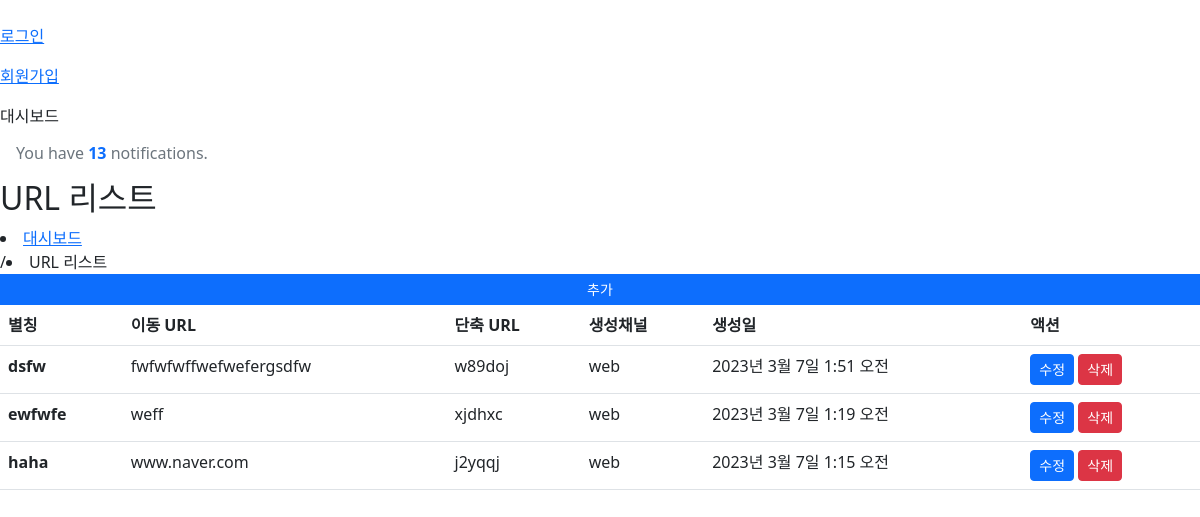
The page /urls/ on the database its author committed.
### shortener/models.py (models this page shows)
class ShortenerUrls(models.Model):
    class UrlCreatedVia(models.TextChoices): # class for creating enumerating text choices
        WEBSITE = "web"
        TELEGRAM = "telegram"
    def rand_string():
        str_pool = string.digits + string.ascii_letters
        return ("".join([random.choice(str_pool) for _ in range(6)]).lower())
    nick_name = models.CharField(max_length=100)
    created_by = models.ForeignKey(Users, on_delete=models.CASCADE)
    target_url = models.CharField(max_length=2000)
    shortened_url = models.CharField(max_length=6, default=rand_string)
    created_via = models.CharField(max_length=8, choices=UrlCreatedVia.choices, default=UrlCreatedVia.WEBSITE)
    updated_at = models.DateTimeField(auto_now=True)
    created_at = models.DateTimeField(auto_now_add=True)

### shortener/views.py (the view)
# urls.py: path('urls/', url_list, name='url_list'),
def url_list(request):
    get_list = ShortenerUrls.objects.order_by("-created_at").all()
    return render(request, "url_list.html", {"list":get_list})

### templates/url_list.html (shortened to what this page needs)
{% extends 'base.html' %}
{% block main_breadscumb %}대시보드{% endblock %}
{% block sub_breadscumb_highlight %}URL 리스트{% endblock %}
{% block sub_breadscumb %}URL 리스트{% endblock %}
{% block content %}
<div class="row">
    <div class="col-xl-12">
        <div class="card-header">
            <div class="row">
                <a href="{% url 'url_create' %}" class="btn btn-primary btn-sm font-size-12 float-right">
                    추가
                  </a>
            </div>
        </div>
        <div class="table-responsive">
            <table class="table">
                <thead class="thead-light">
                    <tr>
                        <th scope="col">별칭</th>
                        <th scope="col">이동 URL</th>
                        <th scope="col">단축 URL</th>
                        <th scope="col">생성채널</th>
                        <th scope="col">생성일</th>
                        <th class="col">액션</th>
                    </tr>
                </thead>
                <tbody>
            {% for l in list%}
                    <th scope="row">{{ l.nick_name }}</th>
              <td>{{ l.target_url }}</td>
              <td>{{ l.shortened_url }}</td>
              <td>{{ l.created_via }}</td>
              <td>{{ l.created_at }}</td>
              <td>
                <form action="/urls/delete/{{ l.id }}/" method="POST">
                  <a href="/urls/update/{{ l.id }}/" class="btn btn-sm btn-primary">
                    수정
                  </a>
                  <button type="submit" class="btn btn-sm btn-danger" onclick="return confirm('정말 삭제 하시겠습니까?');">
                    삭제
                  </button>
                </form>
              </td>
            {% endfor %}
                </tbody>
            </table>
        </div>
    </div>
</div>
{% endblock %}

### rows shown on the page
ShortenerUrls: nick_name "dsfw", target_url "fwfwfwffwefwefergsdfw", shortened_url "w89doj", created_via "web", created_at "2023년 3월 7일 1:51 오전"
ShortenerUrls: nick_name "ewfwfe", target_url "weff", shortened_url "xjdhxc", created_via "web", created_at "2023년 3월 7일 1:19 오전"
ShortenerUrls: nick_name "haha", target_url "www.naver.com", shortened_url "j2yqqj", created_via "web", created_at "2023년 3월 7일 1:15 오전"
